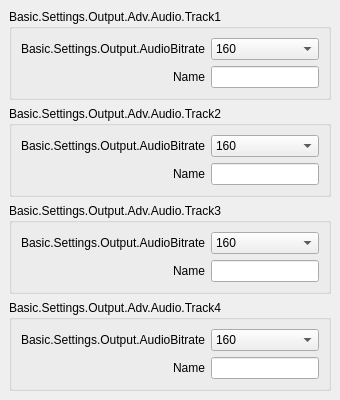
               <widget class="QWidget" name="advOutputAudioTracksTab">
                <attribute name="title">
                 <string>Basic.Settings.Audio</string>
                </attribute>
                <layout class="QVBoxLayout" name="verticalLayout_9">
                 <property name="leftMargin">
                  <number>0</number>
                 </property>
                 <property name="topMargin">
                  <number>0</number>
                 </property>
                 <property name="rightMargin">
                  <number>0</number>
                 </property>
                 <property name="bottomMargin">
                  <number>0</number>
                 </property>
                 <item alignment="Qt::AlignTop">
                  <widget class="QWidget" name="widget_3" native="true">
                   <property name="sizePolicy">
                    <sizepolicy hsizetype="Preferred" vsizetype="Preferred">
                     <horstretch>0</horstretch>
                     <verstretch>0</verstretch>
                    </sizepolicy>
                   </property>
                   <layout class="QVBoxLayout" name="verticalLayout_10">
                    <item>
                     <widget class="QGroupBox" name="groupBox">
                      <property name="sizePolicy">
                       <sizepolicy hsizetype="Preferred" vsizetype="Maximum">
                        <horstretch>0</horstretch>
                        <verstretch>0</verstretch>
                       </sizepolicy>
                      </property>
                      <property name="title">
                       <string>Basic.Settings.Output.Adv.Audio.Track1</string>
                      </property>
                      <layout class="QFormLayout" name="formLayout_10">
                       <property name="fieldGrowthPolicy">
                        <enum>QFormLayout::AllNonFixedFieldsGrow</enum>
                       </property>
                       <property name="labelAlignment">
                        <set>Qt::AlignRight|Qt::AlignTrailing|Qt::AlignVCenter</set>
                       </property>
                       <item row="0" column="1">
                        <widget class="QComboBox" name="advOutTrack1Bitrate">
                         <property name="currentIndex">
                          <number>4</number>
                         </property>
                         <item>
                          <property name="text">
                           <string>32</string>
                          </property>
                         </item>
                         <item>
                          <property name="text">
                           <string>64</string>
                          </property>
                         </item>
                         <item>
                          <property name="text">
                           <string>96</string>
                          </property>
                         </item>
                         <item>
                          <property name="text">
                           <string>128</string>
                          </property>
                         </item>
                         <item>
                          <property name="text">
                           <string>160</string>
                          </property>
                         </item>
                         <item>
                          <property name="text">
                           <string>192</string>
                          </property>
                         </item>
                         <item>
                          <property name="text">
                           <string>256</string>
                          </property>
                         </item>
                         <item>
                          <property name="text">
                           <string>320</string>
                          </property>
                         </item>
                        </widget>
                       </item>
                       <item row="0" column="0">
                        <widget class="QLabel" name="label_25">
                         <property name="minimumSize">
                          <size>
                           <width>170</width>
                           <height>0</height>
                          </size>
                         </property>
                         <property name="text">
                          <string>Basic.Settings.Output.AudioBitrate</string>
                         </property>
                         <property name="alignment">
                          <set>Qt::AlignRight|Qt::AlignTrailing|Qt::AlignVCenter</set>
                         </property>
                        </widget>
                       </item>
                       <item row="1" column="0">
                        <widget class="QLabel" name="label_55">
                         <property name="text">
                          <string>Name</string>
                         </property>
                        </widget>
                       </item>
                       <item row="1" column="1">
                        <widget class="QLineEdit" name="advOutTrack1Name"/>
                       </item>
                      </layout>
                     </widget>
                    </item>
                    <item>
                     <widget class="QGroupBox" name="groupBox_2">
                      <property name="sizePolicy">
                       <sizepolicy hsizetype="Preferred" vsizetype="Maximum">
                        <horstretch>0</horstretch>
                        <verstretch>0</verstretch>
                       </sizepolicy>
                      </property>
                      <property name="title">
                       <string>Basic.Settings.Output.Adv.Audio.Track2</string>
                      </property>
                      <layout class="QFormLayout" name="formLayout_11">
                       <property name="fieldGrowthPolicy">
                        <enum>QFormLayout::AllNonFixedFieldsGrow</enum>
                       </property>
                       <property name="labelAlignment">
                        <set>Qt::AlignRight|Qt::AlignTrailing|Qt::AlignVCenter</set>
                       </property>
                       <item row="0" column="0">
                        <widget class="QLabel" name="label_49">
                         <property name="minimumSize">
                          <size>
                           <width>170</width>
                           <height>0</height>
                          </size>
                         </property>
                         <property name="text">
                          <string>Basic.Settings.Output.AudioBitrate</string>
                         </property>
                         <property name="alignment">
                          <set>Qt::AlignRight|Qt::AlignTrailing|Qt::AlignVCenter</set>
                         </property>
                        </widget>
                       </item>
                       <item row="0" column="1">
                        <widget class="QComboBox" name="advOutTrack2Bitrate">
                         <property name="currentIndex">
                          <number>4</number>
                         </property>
                         <item>
                          <property name="text">
                           <string>32</string>
                          </property>
                         </item>
                         <item>
                          <property name="text">
                           <string>64</string>
                          </property>
                         </item>
                         <item>
                          <property name="text">
                           <string>96</string>
                          </property>
                         </item>
                         <item>
                          <property name="text">
                           <string>128</string>
                          </property>
                         </item>
                         <item>
                          <property name="text">
                           <string>160</string>
                          </property>
                         </item>
                         <item>
                          <property name="text">
                           <string>192</string>
                          </property>
                         </item>
                         <item>
                          <property name="text">
                           <string>256</string>
                          </property>
                         </item>
                         <item>
                          <property name="text">
                           <string>320</string>
                          </property>
                         </item>
                        </widget>
                       </item>
                       <item row="1" column="0">
                        <widget class="QLabel" name="label_50">
                         <property name="text">
                          <string>Name</string>
                         </property>
                        </widget>
                       </item>
                       <item row="1" column="1">
                        <widget class="QLineEdit" name="advOutTrack2Name"/>
                       </item>
                      </layout>
                     </widget>
                    </item>
                    <item>
                     <widget class="QGroupBox" name="groupBox_3">
                      <property name="sizePolicy">
                       <sizepolicy hsizetype="Preferred" vsizetype="Maximum">
                        <horstretch>0</horstretch>
                        <verstretch>0</verstretch>
                       </sizepolicy>
                      </property>
                      <property name="title">
                       <string>Basic.Settings.Output.Adv.Audio.Track3</string>
                      </property>
                      <layout class="QFormLayout" name="formLayout_12">
                       <property name="fieldGrowthPolicy">
                        <enum>QFormLayout::AllNonFixedFieldsGrow</enum>
                       </property>
                       <property name="labelAlignment">
                        <set>Qt::AlignRight|Qt::AlignTrailing|Qt::AlignVCenter</set>
                       </property>
                       <item row="0" column="0">
                        <widget class="QLabel" name="label_51">
                         <property name="minimumSize">
                          <size>
                           <width>170</width>
                           <height>0</height>
                          </size>
                         </property>
                         <property name="text">
                          <string>Basic.Settings.Output.AudioBitrate</string>
                         </property>
                         <property name="alignment">
                          <set>Qt::AlignRight|Qt::AlignTrailing|Qt::AlignVCenter</set>
                         </property>
                        </widget>
                       </item>
                       <item row="0" column="1">
                        <widget class="QComboBox" name="advOutTrack3Bitrate">
                         <property name="currentIndex">
                          <number>4</number>
                         </property>
                         <item>
                          <property name="text">
                           <string>32</string>
                          </property>
                         </item>
                         <item>
                          <property name="text">
                           <string>64</string>
                          </property>
                         </item>
                         <item>
                          <property name="text">
                           <string>96</string>
                          </property>
                         </item>
                         <item>
                          <property name="text">
                           <string>128</string>
                          </property>
                         </item>
                         <item>
                          <property name="text">
                           <string>160</string>
                          </property>
                         </item>
                         <item>
                          <property name="text">
                           <string>192</string>
                          </property>
                         </item>
                         <item>
                          <property name="text">
                           <string>256</string>
                          </property>
                         </item>
                         <item>
                          <property name="text">
                           <string>320</string>
                          </property>
                         </item>
                        </widget>
                       </item>
                       <item row="1" column="0">
                        <widget class="QLabel" name="label_52">
                         <property name="text">
                          <string>Name</string>
                         </property>
                        </widget>
                       </item>
                       <item row="1" column="1">
                        <widget class="QLineEdit" name="advOutTrack3Name"/>
                       </item>
                      </layout>
                     </widget>
                    </item>
                    <item>
                     <widget class="QGroupBox" name="groupBox_4">
                      <property name="sizePolicy">
                       <sizepolicy hsizetype="Preferred" vsizetype="Maximum">
                        <horstretch>0</horstretch>
                        <verstretch>0</verstretch>
                       </sizepolicy>
                      </property>
                      <property name="title">
                       <string>Basic.Settings.Output.Adv.Audio.Track4</string>
                      </property>
                      <layout class="QFormLayout" name="formLayout_13">
                       <property name="fieldGrowthPolicy">
                        <enum>QFormLayout::AllNonFixedFieldsGrow</enum>
                       </property>
                       <property name="labelAlignment">
                        <set>Qt::AlignRight|Qt::AlignTrailing|Qt::AlignVCenter</set>
                       </property>
                       <item row="0" column="0">
                        <widget class="QLabel" name="label_53">
                         <property name="minimumSize">
                          <size>
                           <width>170</width>
                           <height>0</height>
                          </size>
                         </property>
                         <property name="text">
                          <string>Basic.Settings.Output.AudioBitrate</string>
                         </property>
                         <property name="alignment">
                          <set>Qt::AlignRight|Qt::AlignTrailing|Qt::AlignVCenter</set>
                         </property>
                        </widget>
                       </item>
                       <item row="0" column="1">
                        <widget class="QComboBox" name="advOutTrack4Bitrate">
                         <property name="currentIndex">
                          <number>4</number>
                         </property>
                         <item>
                          <property name="text">
                           <string>32</string>
                          </property>
                         </item>
                         <item>
                          <property name="text">
                           <string>64</string>
                          </property>
                         </item>
                         <item>
                          <property name="text">
                           <string>96</string>
                          </property>
                         </item>
                         <item>
                          <property name="text">
                           <string>128</string>
                          </property>
                         </item>
                         <item>
                          <property name="text">
                           <string>160</string>
                          </property>
                         </item>
                         <item>
                          <property name="text">
                           <string>192</string>
                          </property>
                         </item>
                         <item>
                          <property name="text">
                           <string>256</string>
                          </property>
                         </item>
                         <item>
                          <property name="text">
                           <string>320</string>
                          </property>
                         </item>
                        </widget>
                       </item>
                       <item row="1" column="0">
                        <widget class="QLabel" name="label_54">
                         <property name="text">
                          <string>Name</string>
                         </property>
                        </widget>
                       </item>
                       <item row="1" column="1">
                        <widget class="QLineEdit" name="advOutTrack4Name"/>
                       </item>
                      </layout>
                     </widget>
                    </item>
                   </layout>
                  </widget>
                 </item>
                </layout>
               </widget>
